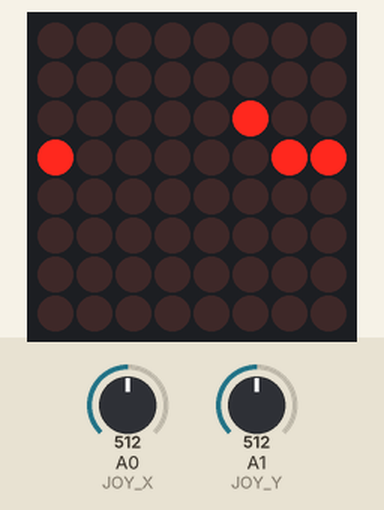
Simulated run of this sketch. Board: Arduino Uno, built with avr-gcc and run on an emulated ATmega328P. Shown: 8×8 LED matrix. Inputs (shaded band) come from the test bench; at power-on: A1 (JOY_Y) = 512, A0 (JOY_X) = 512. Random numbers use the default seed unless the sketch sets one.

Above: at 3.6 s.
3.7 s: A1 (JOY_Y) set to 593
5.9 s: A1 (JOY_Y) set to 612
At 6.14 s:
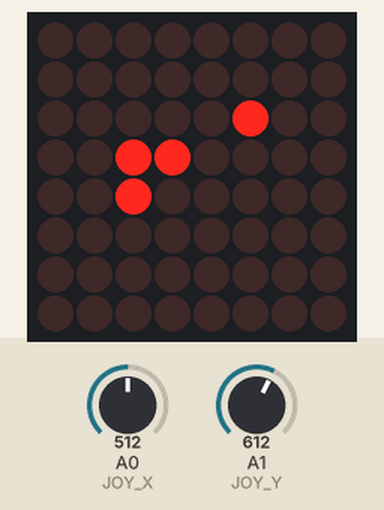
8.1 s: A0 (JOY_X) set to 584
9.6 s: A0 (JOY_X) set to 610
At 9.75 s:
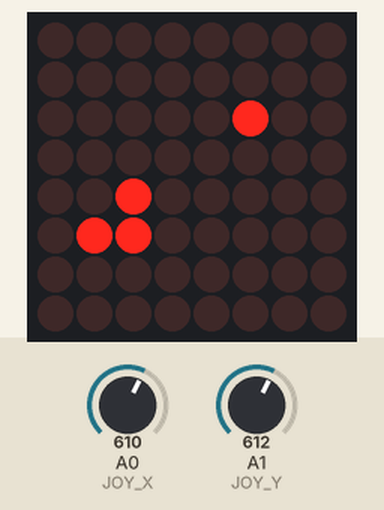
11.7 s: A0 (JOY_X) set to 590
At 11.96 s:
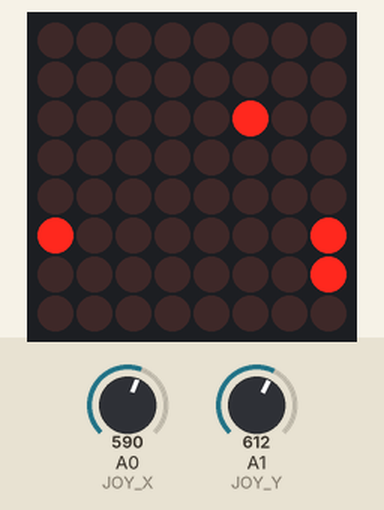
13.9 s: A0 (JOY_X) set to 716
At 14.17 s:
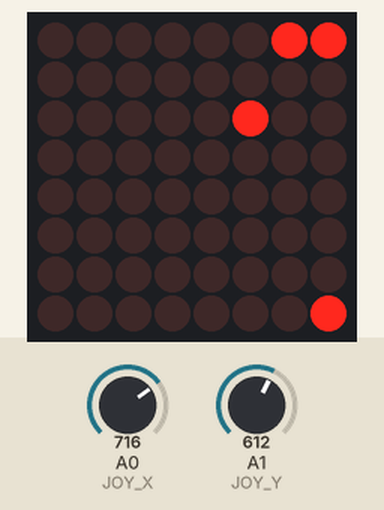

The sketch:

8x8_snake.ino
```cpp
#include <MD_MAX72xx.h>
#include <SPI.h>

// Define the number of devices (1 MAX7219 matrix)
#define MAX_DEVICES 1

// Pin connections for the MAX7219
#define DATA_IN 12   // Data in (DIN)
#define CLK 11       // Clock (CLK)
#define CS 10        // Chip select (LOAD/CS)

// Create an instance of the MD_MAX72XX library with GENERIC_HW
MD_MAX72XX mx = MD_MAX72XX(MD_MAX72XX::GENERIC_HW, DATA_IN, CLK, CS, MAX_DEVICES);

// Joystick pins
#define JOY_X A0
#define JOY_Y A1

// Game variables
const int matrixWidth = 8;
const int matrixHeight = 8;
int snakeLength = 2;           // Start with length 2
int snakeX[matrixWidth * matrixHeight]; // Snake's X positions
int snakeY[matrixWidth * matrixHeight]; // Snake's Y positions
int foodX, foodY;             // Food position
int direction = 0;            // Direction of the snake (0=right, 1=down, 2=left, 3=up)
int lastDirection = 0;        // Last valid direction (to prevent moving backward)
bool gameOver = false;        // Game over flag
bool nextMovement[2] = {false, false}; // Tracks next movement (up, right)

void setup() {
  mx.begin();                     // Initialize the display
  mx.control(MD_MAX72XX::INTENSITY, 8); // Set brightness
  mx.clear();                    // Clear the display
  randomSeed(analogRead(0));    // Seed random generator for food position

  // Initialize the snake's starting positions
  snakeX[0] = 3; // First block
  snakeY[0] = 3; // First block
  snakeX[1] = 2; // Second block (initially to the left of the first block)
  snakeY[1] = 3; // Second block

  // Show start animation
  flashingAnimation();

  // Place food at a random location
  placeFood();
}

void loop() {
  if (!gameOver) {
    readJoystick(); // Read joystick input
    updateGame();  // Update the game state
    delay(200);    // Game speed (adjust for difficulty)
  } else {
    showGameOver(); // Show game over screen
    delay(2000);    // Delay before restarting
    resetGame();    // Reset the game state
    flashingAnimation(); // Show animation on restart
  }
}
// Animation variables
const int flashCount = 3; // Reduced number of flashes
const int flashCount2 = 2; // Reduced number of flashes
const int flashDelay = 400; // Increased delay between flashes
const int suspenseDelay = 1000; // Game over "kill screen"

// Function to create a flashing animation
void flashingAnimation() {
  for (int i = 0; i < flashCount; i++) {
    mx.clear();  // Turn off the display
    delay(flashDelay);

    // Turn on the display (all pixels)
    for (int x = 0; x < matrixWidth; x++) {
      for (int y = 0; y < matrixHeight; y++) {
        mx.setPoint(y, x, true); // Turn on all points
      }
    }

    delay(flashDelay);
  }
}

// Game over flashing animation
void flashingAnimation2() {
  for (int i = 0; i < flashCount2; i++) {
    mx.clear();  // Turn off the display
    delay(flashDelay);

    // Turn on the display (all pixels)
    for (int x = 0; x < matrixWidth; x++) {
      for (int y = 0; y < matrixHeight; y++) {
        mx.setPoint(y, x, true); // Turn on all points
      }
    }

    delay(flashDelay);
  }
  // Turn on the display (all pixels)
  for (int x = 0; x < matrixWidth; x++) {
    for (int y = 0; y < matrixHeight; y++) {
      mx.setPoint(y, x, true); // Turn on all points
    }
  }
}


// Function to read joystick input and update direction
void readJoystick() {
  int xReading = analogRead(JOY_X);
  int yReading = analogRead(JOY_Y);

  // Simple joystick threshold for direction control
  if (xReading < 400 && lastDirection != 0) {
    direction = 2; // Move left
    nextMovement[0] = false; // Reset next movements
    nextMovement[1] = false;
  } else if (xReading > 600 && lastDirection != 2) {
    direction = 0; // Move right
    nextMovement[0] = false; // Reset next movements
    nextMovement[1] = false;
  } else if (yReading < 400 && lastDirection != 1) {
    direction = 3; // Move up
    nextMovement[0] = false; // Reset next movements
    nextMovement[1] = false;
  } else if (yReading > 600 && lastDirection != 3) {
    direction = 1; // Move down
    nextMovement[0] = false; // Reset next movements
    nextMovement[1] = false;
  }

  // Check for diagonal movements
  if (xReading < 400 && yReading < 400 && lastDirection != 2 && lastDirection != 3) {
    // Move up-left diagonally
    nextMovement[0] = true; // next move up
    nextMovement[1] = true; // next move left
    direction = 3; // Move up
  } else if (xReading < 400 && yReading > 600 && lastDirection != 2 && lastDirection != 1) {
    // Move down-left diagonally
    nextMovement[0] = true; // next move down
    nextMovement[1] = true; // next move left
    direction = 1; // Move down
  } else if (xReading > 600 && yReading < 400 && lastDirection != 0 && lastDirection != 3) {
    // Move up-right diagonally
    nextMovement[0] = true; // next move up
    nextMovement[1] = true; // next move right
    direction = 3; // Move up
  } else if (xReading > 600 && yReading > 600 && lastDirection != 0 && lastDirection != 1) {
    // Move down-right diagonally
    nextMovement[0] = true; // next move down
    nextMovement[1] = true; // next move right
    direction = 1; // Move down
  }

  // Update the last direction if the movement is valid
  if (direction != lastDirection) {
    lastDirection = direction;
  }
}

// Function to update the game state
void updateGame() {
  // Move the snake by shifting positions
  for (int i = snakeLength; i > 0; i--) {
    snakeX[i] = snakeX[i - 1];
    snakeY[i] = snakeY[i - 1];
  }

  // Check if next movement flags are set
  if (nextMovement[0] && nextMovement[1]) {
    // Move in two steps based on the current direction and flags
    if (nextMovement[0]) {
      switch (lastDirection) {
        case 0: snakeX[0]++; break; // Move right
        case 1: snakeY[0]++; break; // Move down
        case 2: snakeX[0]--; break; // Move left
        case 3: snakeY[0]--; break; // Move up
      }
      // After moving once, reset the first flag
      nextMovement[0] = false;
    } else {
      // Move in the second direction
      switch (direction) {
        case 0: snakeX[0]++; break; // Move right
        case 1: snakeY[0]++; break; // Move down
        case 2: snakeX[0]--; break; // Move left
        case 3: snakeY[0]--; break; // Move up
      }
      // After moving the second time, reset the second flag
      nextMovement[1] = false;
    }
  } else {
    // Update the snake's head position based on direction
    switch (direction) {
      case 0: snakeX[0]++; break; // Move right
      case 1: snakeY[0]++; break; // Move down
      case 2: snakeX[0]--; break; // Move left
      case 3: snakeY[0]--; break; // Move up
    }
  }

  // Wrap the snake around the screen
  if (snakeX[0] < 0) {
    snakeX[0] = matrixWidth - 1; // Wrap around to the right
  } else if (snakeX[0] >= matrixWidth) {
    snakeX[0] = 0; // Wrap around to the left
  }

  if (snakeY[0] < 0) {
    snakeY[0] = matrixHeight - 1; // Wrap around to the bottom
  } else if (snakeY[0] >= matrixHeight) {
    snakeY[0] = 0; // Wrap around to the top
  }

  // Check for collisions with itself
  for (int i = 1; i < snakeLength; i++) {
    if (snakeX[0] == snakeX[i] && snakeY[0] == snakeY[i]) {
      gameOver = true; // Game over
    }
  }

  // Check if the snake has eaten the food
  if (snakeX[0] == foodX && snakeY[0] == foodY) {
    snakeLength++; // Increase snake length
    placeFood();   // Place new food
  }

  // Clear the display
  mx.clear();
  // Draw the snake
  for (int i = 0; i < snakeLength; i++) {
    mx.setPoint(snakeY[i], snakeX[i], true); // Draw the snake's body
  }
  // Draw the food
  mx.setPoint(foodY, foodX, true); // Draw the food
}

// Function to place food in a random position
void placeFood() {
  foodX = random(0, matrixWidth);
  foodY = random(0, matrixHeight);
}

// Function to show Game Over message
void showGameOver() {
  delay(suspenseDelay);
  mx.clear();
  flashingAnimation2(); // Flashing animation during game over
}

// Function to reset the game
void resetGame() {
  snakeLength = 2;            // Reset length
  snakeX[0] = 3;              // First block
  snakeY[0] = 3;              // First block
  snakeX[1] = 2;              // Second block
  snakeY[1] = 3;              // Reset second block position
  direction = 0;              // Reset direction
  lastDirection = 0;          // Reset last direction
  gameOver = false;           // Reset game over flag
  placeFood();                // Place food
}
```

Measured:
- the behaviour switches between 600 and 601 on A1 (JOY_Y) (found by bisection; images 0 and 1)
- the behaviour switches between 600 and 601 on A0 (JOY_X) (found by bisection; images 1 and 2)
